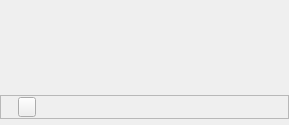
<?xml version="1.0" encoding="UTF-8"?>
<ui version="4.0">
 <class>QryCondDisplayWgt</class>
 <widget class="QWidget" name="QryCondDisplayWgt">
  <property name="geometry">
   <rect>
    <x>0</x>
    <y>0</y>
    <width>289</width>
    <height>125</height>
   </rect>
  </property>
  <property name="windowTitle">
   <string>QryCondDisplayWgt</string>
  </property>
  <property name="styleSheet">
   <string notr="true"/>
  </property>
  <layout class="QVBoxLayout" name="verticalLayout" stretch="1,0">
   <property name="spacing">
    <number>0</number>
   </property>
   <property name="leftMargin">
    <number>0</number>
   </property>
   <property name="topMargin">
    <number>0</number>
   </property>
   <property name="rightMargin">
    <number>0</number>
   </property>
   <property name="bottomMargin">
    <number>6</number>
   </property>
   <item>
    <spacer name="verticalSpacer">
     <property name="orientation">
      <enum>Qt::Vertical</enum>
     </property>
     <property name="sizeHint" stdset="0">
      <size>
       <width>20</width>
       <height>91</height>
      </size>
     </property>
    </spacer>
   </item>
   <item>
    <widget class="QFrame" name="BottomFrame">
     <property name="minimumSize">
      <size>
       <width>0</width>
       <height>24</height>
      </size>
     </property>
     <property name="frameShape">
      <enum>QFrame::StyledPanel</enum>
     </property>
     <property name="frameShadow">
      <enum>QFrame::Raised</enum>
     </property>
     <layout class="QHBoxLayout" name="horizontalLayout" stretch="0,0,1">
      <property name="spacing">
       <number>10</number>
      </property>
      <property name="leftMargin">
       <number>0</number>
      </property>
      <property name="topMargin">
       <number>0</number>
      </property>
      <property name="rightMargin">
       <number>0</number>
      </property>
      <property name="bottomMargin">
       <number>0</number>
      </property>
      <item>
       <widget class="CustomLabel" name="QryCondLab">
        <property name="styleSheet">
         <string notr="true"/>
        </property>
        <property name="text">
         <string/>
        </property>
        <property name="colors" stdset="0">
         <string notr="true">light_gray</string>
        </property>
       </widget>
      </item>
      <item>
       <widget class="QPushButton" name="icon_small_close">
        <property name="minimumSize">
         <size>
          <width>18</width>
          <height>20</height>
         </size>
        </property>
        <property name="maximumSize">
         <size>
          <width>18</width>
          <height>20</height>
         </size>
        </property>
        <property name="text">
         <string/>
        </property>
       </widget>
      </item>
      <item>
       <spacer name="horizontalSpacer">
        <property name="orientation">
         <enum>Qt::Horizontal</enum>
        </property>
        <property name="sizeHint" stdset="0">
         <size>
          <width>240</width>
          <height>20</height>
         </size>
        </property>
       </spacer>
      </item>
     </layout>
    </widget>
   </item>
  </layout>
 </widget>
 <layoutdefault spacing="6" margin="11"/>
 <customwidgets>
  <customwidget>
   <class>CustomLabel</class>
   <extends>QLabel</extends>
   <header>shared/customlabel.h</header>
  </customwidget>
 </customwidgets>
 <resources/>
 <connections/>
</ui>
